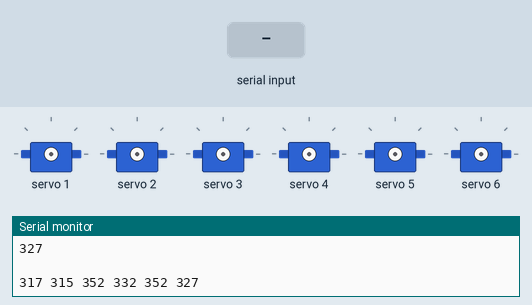
Recording of a sketch running on a simulated Arduino Uno, built with avr-gcc and run on an emulated ATmega328P. Shown: 6 × servo, the last lines printed to the serial monitor. The test bench sets the inputs (shaded band).

Above: at 1.2 s.
1.3 s: "90,45\n" received over Serial
2.8 s: "30,150\n" received over Serial
At 3.8 s:
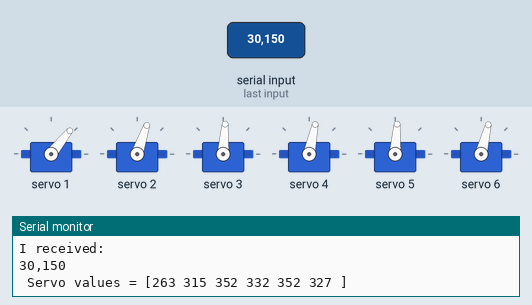
4.3 s: "5\n" received over Serial
At 4.8 s:
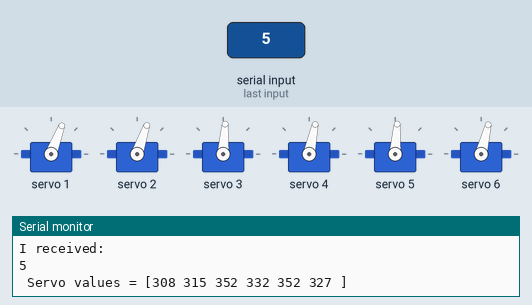
5.8 s: "200\n" received over Serial
At 7.2 s:
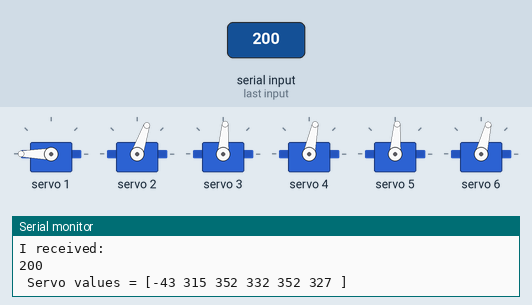
Timing chart, 0 to 8.3 s (numbered marks = the images above; inputs shaded):
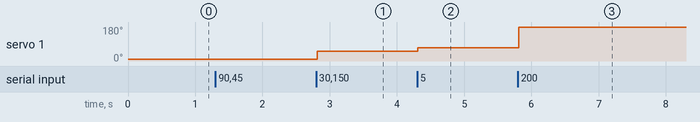

The sketch:

Angle_Testing.ino
```cpp
/* ===================================================================================================
 *  This code has been provided as an example to help you get started on your project. The objective
 *  is to provide user input to the Arduino board and have the servo motors actuate. Several lines of
 *  code are accredited to the Adafruit PWM Servo Driver Library example code. To use the Adafruit
 *  PWM Servo Shield, be sure to add the Adafruit library to your Arduino IDE.
 *  (Adafruit example: File menu > Examples > Adafruit PWM Servo Drivers Library > servo)
 *
 *  Add Adafruit Library: In the Arduino IDE application select: Sketch menu > Include Libraries >
 *  Manage Libraries. In the Library Manager window, search and install the "Adafruit PWM Servo
 *  Driver Library".
 *
 *  NOTE: Depending on your servo motor, the pulse width min/max may be different. Adjust to match
 *  your servo motor.
 =================================================================================================== */

#include <Wire.h>
#include <Adafruit_PWMServoDriver.h>

const int SERVOMIN[6] = {155, 155, 175, 175, 160, 160}; // 'minimum' pulse length count (out of 4096)
const int SERVOMAX[6] = {480, 475, 530, 490, 545, 495}; // 'maximum' pulse length count (out of 4096)
int SERVOMID[6] = {0, 0, 0, 0, 0, 0}; // 'mid' pulse length count (out of 4096)

const int SERVOCHG = 5; // 'change' pulse length count

Adafruit_PWMServoDriver pwm = Adafruit_PWMServoDriver();
String yn;
String valInput; // Serial input var.
int i=0; // loop index var.
int val[6] = {0, 0, 0, 0, 0, 0}; // PWM var
/**/
  int valInp = 0;
void setup() {
  for(int i=0; i<6; i++)
{
  SERVOMID[i] = floor((SERVOMIN[i] +SERVOMAX[i])/2);
}
for(int i= 0; i<6; i++)
{
  val[i] = SERVOMID[i];
}
  Serial.begin(9600); // opens serial port, sets data rate to 9600 bps
  Serial.setTimeout(10); // change default (1000ms) to have faster response time
  Serial.println("Running example: Servo motor actuation using messaging");
  for(i= 0; i<6; i++)
{
  Serial.println(SERVOMID[i]);
  Serial.println(" ");
}
  for(i= 0; i<6; i++)
{
  Serial.print(val[i]);
  Serial.print(" ");
}
  pwm.begin();
  pwm.setPWMFreq(60);  // Analog servos run at ~60 Hz updates
}

void loop() {
  if (Serial.available() > 0)
    {
      valInput = Serial.readString();
      Serial.println("I received: ");
      Serial.print(valInput);
      valInp = valInput.toInt();
      val[0] = map(valInp,90,-90,SERVOMIN[0],SERVOMAX[0]);

    Serial.print(" Servo values = [");
    for (i=0; i<6; i++) {
      Serial.print(val[i]);
      Serial.print(" ");
    }
    Serial.println("]");

    // Update servo commands:
    for (i=0; i<6; i++) {
      pwm.setPWM(i+1, 0, val[i]); // added +1 to match PWM port numbering (pins 1..6 used)
    }

  }
}
```

Measured:
- after the input at 2.8 s, servo 1: 8° → 51° at once
- after the input at 4.3 s, servo 1: 51° → 69° at once
- after the input at 5.8 s, servo 1: 69° → 180° at once
